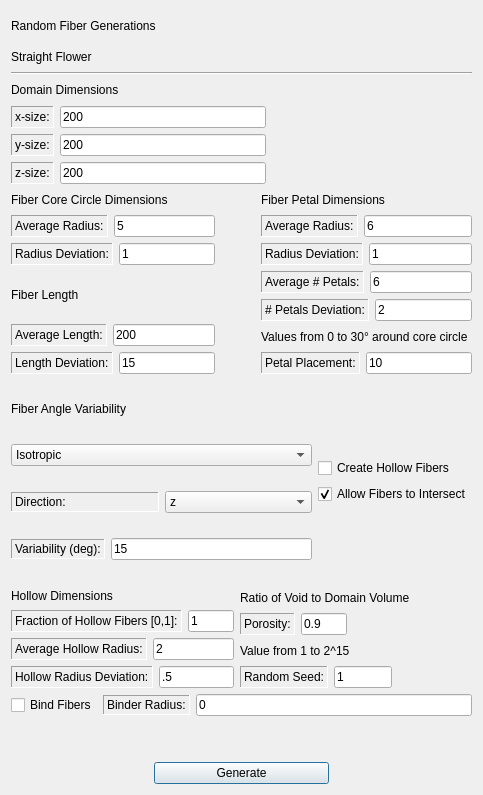
<?xml version="1.0" encoding="UTF-8"?>
<ui version="4.0">
 <class>RandomFiberGenStraightFlower</class>
 <widget class="QDialog" name="RandomFiberGenStraightFlower">
  <property name="geometry">
   <rect>
    <x>0</x>
    <y>0</y>
    <width>483</width>
    <height>795</height>
   </rect>
  </property>
  <property name="windowTitle">
   <string>Generate</string>
  </property>
  <layout class="QVBoxLayout" name="verticalLayout_3">
   <item>
    <widget class="QLabel" name="randFiberGenerationsLabel">
     <property name="maximumSize">
      <size>
       <width>16777215</width>
       <height>30</height>
      </size>
     </property>
     <property name="styleSheet">
      <string notr="true">font: 75 16pt &quot;Serif&quot;;</string>
     </property>
     <property name="text">
      <string>Random Fiber Generations</string>
     </property>
    </widget>
   </item>
   <item>
    <widget class="QLabel" name="straightCirclesLabel">
     <property name="minimumSize">
      <size>
       <width>0</width>
       <height>19</height>
      </size>
     </property>
     <property name="maximumSize">
      <size>
       <width>16777215</width>
       <height>19</height>
      </size>
     </property>
     <property name="styleSheet">
      <string notr="true">font: 12pt &quot;Serif&quot;;</string>
     </property>
     <property name="text">
      <string>Straight Flower</string>
     </property>
    </widget>
   </item>
   <item>
    <widget class="Line" name="line">
     <property name="orientation">
      <enum>Qt::Horizontal</enum>
     </property>
    </widget>
   </item>
   <item>
    <widget class="QLabel" name="label_3">
     <property name="maximumSize">
      <size>
       <width>16777215</width>
       <height>19</height>
      </size>
     </property>
     <property name="styleSheet">
      <string notr="true">font: 11pt &quot;Serif&quot;;</string>
     </property>
     <property name="text">
      <string>&lt;html&gt;&lt;head/&gt;&lt;body&gt;&lt;p&gt;Domain Dimensions&lt;/p&gt;&lt;/body&gt;&lt;/html&gt;</string>
     </property>
    </widget>
   </item>
   <item>
    <layout class="QHBoxLayout" name="horizontalLayout">
     <item>
      <widget class="QLabel" name="xSizeLabel">
       <property name="styleSheet">
        <string notr="true">font: 10pt &quot;Serif&quot;;</string>
       </property>
       <property name="frameShape">
        <enum>QFrame::Panel</enum>
       </property>
       <property name="frameShadow">
        <enum>QFrame::Sunken</enum>
       </property>
       <property name="text">
        <string>x-size:</string>
       </property>
      </widget>
     </item>
     <item>
      <widget class="QLineEdit" name="xSizeEdit">
       <property name="maximumSize">
        <size>
         <width>100000</width>
         <height>16777215</height>
        </size>
       </property>
       <property name="styleSheet">
        <string notr="true">font: 10pt &quot;Serif&quot;;</string>
       </property>
       <property name="text">
        <string>200</string>
       </property>
      </widget>
     </item>
     <item>
      <spacer name="horizontalSpacer_3">
       <property name="orientation">
        <enum>Qt::Horizontal</enum>
       </property>
       <property name="sizeType">
        <enum>QSizePolicy::MinimumExpanding</enum>
       </property>
       <property name="sizeHint" stdset="0">
        <size>
         <width>40</width>
         <height>20</height>
        </size>
       </property>
      </spacer>
     </item>
    </layout>
   </item>
   <item>
    <layout class="QHBoxLayout" name="horizontalLayout_2">
     <item>
      <widget class="QLabel" name="ySizeLabel">
       <property name="styleSheet">
        <string notr="true">font: 10pt &quot;Serif&quot;;</string>
       </property>
       <property name="frameShape">
        <enum>QFrame::Panel</enum>
       </property>
       <property name="frameShadow">
        <enum>QFrame::Sunken</enum>
       </property>
       <property name="text">
        <string>y-size:</string>
       </property>
      </widget>
     </item>
     <item>
      <widget class="QLineEdit" name="ySizeEdit">
       <property name="styleSheet">
        <string notr="true">font: 10pt &quot;Serif&quot;;</string>
       </property>
       <property name="text">
        <string>200</string>
       </property>
      </widget>
     </item>
     <item>
      <spacer name="horizontalSpacer_4">
       <property name="orientation">
        <enum>Qt::Horizontal</enum>
       </property>
       <property name="sizeType">
        <enum>QSizePolicy::MinimumExpanding</enum>
       </property>
       <property name="sizeHint" stdset="0">
        <size>
         <width>40</width>
         <height>20</height>
        </size>
       </property>
      </spacer>
     </item>
    </layout>
   </item>
   <item>
    <layout class="QHBoxLayout" name="horizontalLayout_3">
     <item>
      <widget class="QLabel" name="zSizeLabel">
       <property name="styleSheet">
        <string notr="true">font: 10pt &quot;Serif&quot;;</string>
       </property>
       <property name="frameShape">
        <enum>QFrame::Panel</enum>
       </property>
       <property name="frameShadow">
        <enum>QFrame::Sunken</enum>
       </property>
       <property name="text">
        <string>z-size:</string>
       </property>
      </widget>
     </item>
     <item>
      <widget class="QLineEdit" name="zSizeEdit">
       <property name="styleSheet">
        <string notr="true">font: 10pt &quot;Serif&quot;;</string>
       </property>
       <property name="text">
        <string>200</string>
       </property>
      </widget>
     </item>
     <item>
      <spacer name="horizontalSpacer_5">
       <property name="orientation">
        <enum>Qt::Horizontal</enum>
       </property>
       <property name="sizeType">
        <enum>QSizePolicy::MinimumExpanding</enum>
       </property>
       <property name="sizeHint" stdset="0">
        <size>
         <width>40</width>
         <height>20</height>
        </size>
       </property>
      </spacer>
     </item>
    </layout>
   </item>
   <item>
    <layout class="QHBoxLayout" name="horizontalLayout_18">
     <item>
      <layout class="QVBoxLayout" name="verticalLayout">
       <item>
        <widget class="QLabel" name="coreCircleDimensionsLabel">
         <property name="maximumSize">
          <size>
           <width>16777215</width>
           <height>19</height>
          </size>
         </property>
         <property name="styleSheet">
          <string notr="true">font: 11pt &quot;Serif&quot;;</string>
         </property>
         <property name="text">
          <string>Fiber Core Circle Dimensions</string>
         </property>
        </widget>
       </item>
       <item>
        <layout class="QHBoxLayout" name="horizontalLayout_4">
         <item>
          <widget class="QLabel" name="avgRadiusLabel">
           <property name="styleSheet">
            <string notr="true">font: 10pt &quot;Serif&quot;;</string>
           </property>
           <property name="frameShape">
            <enum>QFrame::Panel</enum>
           </property>
           <property name="frameShadow">
            <enum>QFrame::Sunken</enum>
           </property>
           <property name="text">
            <string>Average Radius:</string>
           </property>
          </widget>
         </item>
         <item>
          <widget class="QLineEdit" name="avgRadiusEdit">
           <property name="styleSheet">
            <string notr="true">font: 10pt &quot;Serif&quot;;</string>
           </property>
           <property name="text">
            <string>5</string>
           </property>
          </widget>
         </item>
        </layout>
       </item>
       <item>
        <layout class="QHBoxLayout" name="horizontalLayout_5">
         <item>
          <widget class="QLabel" name="radiusDevLabel">
           <property name="styleSheet">
            <string notr="true">font: 10pt &quot;Serif&quot;;</string>
           </property>
           <property name="frameShape">
            <enum>QFrame::Panel</enum>
           </property>
           <property name="frameShadow">
            <enum>QFrame::Sunken</enum>
           </property>
           <property name="text">
            <string>Radius Deviation:</string>
           </property>
          </widget>
         </item>
         <item>
          <widget class="QLineEdit" name="radiusDevEdit">
           <property name="styleSheet">
            <string notr="true">font: 10pt &quot;Serif&quot;;</string>
           </property>
           <property name="text">
            <string>1</string>
           </property>
          </widget>
         </item>
        </layout>
       </item>
       <item>
        <widget class="QLabel" name="label_10">
         <property name="styleSheet">
          <string notr="true">font: 11pt &quot;Serif&quot;;</string>
         </property>
         <property name="text">
          <string>Fiber Length</string>
         </property>
        </widget>
       </item>
       <item>
        <layout class="QHBoxLayout" name="horizontalLayout_6">
         <item>
          <widget class="QLabel" name="avgLength">
           <property name="styleSheet">
            <string notr="true">font: 10pt &quot;Serif&quot;;</string>
           </property>
           <property name="frameShape">
            <enum>QFrame::Panel</enum>
           </property>
           <property name="frameShadow">
            <enum>QFrame::Sunken</enum>
           </property>
           <property name="text">
            <string>Average Length:</string>
           </property>
          </widget>
         </item>
         <item>
          <widget class="QLineEdit" name="avgLengthEdit">
           <property name="styleSheet">
            <string notr="true">font: 10pt &quot;Serif&quot;;</string>
           </property>
           <property name="text">
            <string>200</string>
           </property>
          </widget>
         </item>
        </layout>
       </item>
       <item>
        <layout class="QHBoxLayout" name="horizontalLayout_7">
         <item>
          <widget class="QLabel" name="lengthDevLabel">
           <property name="styleSheet">
            <string notr="true">font: 10pt &quot;Serif&quot;;</string>
           </property>
           <property name="frameShape">
            <enum>QFrame::Panel</enum>
           </property>
           <property name="frameShadow">
            <enum>QFrame::Sunken</enum>
           </property>
           <property name="text">
            <string>Length Deviation:</string>
           </property>
          </widget>
         </item>
         <item>
          <widget class="QLineEdit" name="lengthDevEdit">
           <property name="text">
            <string>15</string>
           </property>
          </widget>
         </item>
        </layout>
       </item>
      </layout>
     </item>
     <item>
      <spacer name="horizontalSpacer_11">
       <property name="orientation">
        <enum>Qt::Horizontal</enum>
       </property>
       <property name="sizeType">
        <enum>QSizePolicy::Fixed</enum>
       </property>
       <property name="sizeHint" stdset="0">
        <size>
         <width>40</width>
         <height>20</height>
        </size>
       </property>
      </spacer>
     </item>
     <item>
      <layout class="QVBoxLayout" name="verticalLayout_2">
       <item>
        <widget class="QLabel" name="fiberPetalDimensionsLabel">
         <property name="maximumSize">
          <size>
           <width>16777215</width>
           <height>19</height>
          </size>
         </property>
         <property name="styleSheet">
          <string notr="true">font: 11pt &quot;Serif&quot;;</string>
         </property>
         <property name="text">
          <string>Fiber Petal Dimensions</string>
         </property>
        </widget>
       </item>
       <item>
        <layout class="QHBoxLayout" name="horizontalLayout_13">
         <item>
          <widget class="QLabel" name="avgPetalRadiusLabel">
           <property name="styleSheet">
            <string notr="true">font: 10pt &quot;Serif&quot;;</string>
           </property>
           <property name="frameShape">
            <enum>QFrame::Panel</enum>
           </property>
           <property name="frameShadow">
            <enum>QFrame::Sunken</enum>
           </property>
           <property name="text">
            <string>Average Radius:</string>
           </property>
          </widget>
         </item>
         <item>
          <widget class="QLineEdit" name="avgPetalRadiusEdit">
           <property name="styleSheet">
            <string notr="true">font: 10pt &quot;Serif&quot;;</string>
           </property>
           <property name="text">
            <string>6</string>
           </property>
          </widget>
         </item>
        </layout>
       </item>
       <item>
        <layout class="QHBoxLayout" name="horizontalLayout_14">
         <item>
          <widget class="QLabel" name="petalRadiusDevLabel">
           <property name="styleSheet">
            <string notr="true">font: 10pt &quot;Serif&quot;;</string>
           </property>
           <property name="frameShape">
            <enum>QFrame::Panel</enum>
           </property>
           <property name="frameShadow">
            <enum>QFrame::Sunken</enum>
           </property>
           <property name="text">
            <string>Radius Deviation:</string>
           </property>
          </widget>
         </item>
         <item>
          <widget class="QLineEdit" name="petalRadiusDevEdit">
           <property name="styleSheet">
            <string notr="true">font: 10pt &quot;Serif&quot;;</string>
           </property>
           <property name="text">
            <string>1</string>
           </property>
          </widget>
         </item>
        </layout>
       </item>
       <item>
        <layout class="QHBoxLayout" name="horizontalLayout_15">
         <item>
          <widget class="QLabel" name="avgNumPetalsLabel">
           <property name="styleSheet">
            <string notr="true">font: 10pt &quot;Serif&quot;;</string>
           </property>
           <property name="frameShape">
            <enum>QFrame::Panel</enum>
           </property>
           <property name="frameShadow">
            <enum>QFrame::Sunken</enum>
           </property>
           <property name="text">
            <string>Average # Petals:</string>
           </property>
          </widget>
         </item>
         <item>
          <widget class="QLineEdit" name="avgNumPetalsEdit">
           <property name="minimumSize">
            <size>
             <width>20</width>
             <height>0</height>
            </size>
           </property>
           <property name="styleSheet">
            <string notr="true">font: 10pt &quot;Serif&quot;;</string>
           </property>
           <property name="text">
            <string>6</string>
           </property>
          </widget>
         </item>
        </layout>
       </item>
       <item>
        <layout class="QHBoxLayout" name="horizontalLayout_16">
         <item>
          <widget class="QLabel" name="numPetalsDevLabel">
           <property name="styleSheet">
            <string notr="true">font: 10pt &quot;Serif&quot;;</string>
           </property>
           <property name="frameShape">
            <enum>QFrame::Panel</enum>
           </property>
           <property name="frameShadow">
            <enum>QFrame::Sunken</enum>
           </property>
           <property name="text">
            <string># Petals Deviation:</string>
           </property>
          </widget>
         </item>
         <item>
          <widget class="QLineEdit" name="numPetalsDevEdit">
           <property name="styleSheet">
            <string notr="true">font: 10pt &quot;Serif&quot;;</string>
           </property>
           <property name="text">
            <string>2</string>
           </property>
          </widget>
         </item>
        </layout>
       </item>
       <item>
        <widget class="QLabel" name="label_4">
         <property name="maximumSize">
          <size>
           <width>16777215</width>
           <height>19</height>
          </size>
         </property>
         <property name="styleSheet">
          <string notr="true">font: 9pt &quot;Serif&quot;;</string>
         </property>
         <property name="text">
          <string>Values from 0 to 30° around core circle</string>
         </property>
        </widget>
       </item>
       <item>
        <layout class="QHBoxLayout" name="horizontalLayout_17">
         <item>
          <widget class="QLabel" name="petalPlacementLabel">
           <property name="styleSheet">
            <string notr="true">font: 10pt &quot;Serif&quot;;</string>
           </property>
           <property name="frameShape">
            <enum>QFrame::Panel</enum>
           </property>
           <property name="frameShadow">
            <enum>QFrame::Sunken</enum>
           </property>
           <property name="text">
            <string>Petal Placement:</string>
           </property>
          </widget>
         </item>
         <item>
          <widget class="QLineEdit" name="petalPlacementEdit">
           <property name="styleSheet">
            <string notr="true">font: 10pt &quot;Serif&quot;;</string>
           </property>
           <property name="text">
            <string>10</string>
           </property>
          </widget>
         </item>
        </layout>
       </item>
      </layout>
     </item>
    </layout>
   </item>
   <item>
    <layout class="QHBoxLayout" name="horizontalLayout_10">
     <item>
      <layout class="QVBoxLayout" name="verticalLayout_4">
       <item>
        <widget class="QLabel" name="fibAngleVarLabel">
         <property name="maximumSize">
          <size>
           <width>16777215</width>
           <height>20</height>
          </size>
         </property>
         <property name="styleSheet">
          <string notr="true">font: 11pt &quot;Serif&quot;;</string>
         </property>
         <property name="text">
          <string>Fiber Angle Variability</string>
         </property>
        </widget>
       </item>
       <item>
        <widget class="QComboBox" name="angle_combo">
         <item>
          <property name="text">
           <string>Isotropic</string>
          </property>
         </item>
         <item>
          <property name="text">
           <string>Transverse Isotropic</string>
          </property>
         </item>
         <item>
          <property name="text">
           <string>1D</string>
          </property>
         </item>
        </widget>
       </item>
       <item>
        <layout class="QHBoxLayout" name="horizontalLayout_8">
         <item>
          <widget class="QLabel" name="direction_label">
           <property name="maximumSize">
            <size>
             <width>16777215</width>
             <height>20</height>
            </size>
           </property>
           <property name="styleSheet">
            <string notr="true">font: 10pt &quot;Serif&quot;;</string>
           </property>
           <property name="frameShape">
            <enum>QFrame::Panel</enum>
           </property>
           <property name="frameShadow">
            <enum>QFrame::Sunken</enum>
           </property>
           <property name="text">
            <string>Direction:</string>
           </property>
          </widget>
         </item>
         <item>
          <widget class="QComboBox" name="direction_combo">
           <property name="currentIndex">
            <number>2</number>
           </property>
           <item>
            <property name="text">
             <string>x</string>
            </property>
           </item>
           <item>
            <property name="text">
             <string>y</string>
            </property>
           </item>
           <item>
            <property name="text">
             <string>z</string>
            </property>
           </item>
          </widget>
         </item>
        </layout>
       </item>
       <item>
        <layout class="QHBoxLayout" name="horizontalLayout_9">
         <item>
          <widget class="QLabel" name="variability_label">
           <property name="maximumSize">
            <size>
             <width>16777215</width>
             <height>20</height>
            </size>
           </property>
           <property name="styleSheet">
            <string notr="true">font: 10pt &quot;Serif&quot;;</string>
           </property>
           <property name="frameShape">
            <enum>QFrame::Panel</enum>
           </property>
           <property name="frameShadow">
            <enum>QFrame::Sunken</enum>
           </property>
           <property name="text">
            <string>Variability (deg):</string>
           </property>
          </widget>
         </item>
         <item>
          <widget class="QLineEdit" name="variability_edit">
           <property name="styleSheet">
            <string notr="true">font: 10pt &quot;Serif&quot;;</string>
           </property>
           <property name="text">
            <string>15</string>
           </property>
          </widget>
         </item>
        </layout>
       </item>
      </layout>
     </item>
     <item>
      <layout class="QVBoxLayout" name="verticalLayout_13">
       <item alignment="Qt::AlignBottom">
        <widget class="QCheckBox" name="hollowCheckBox">
         <property name="text">
          <string>Create Hollow Fibers</string>
         </property>
        </widget>
       </item>
       <item alignment="Qt::AlignTop">
        <widget class="QCheckBox" name="Intersect">
         <property name="text">
          <string>Allow Fibers to Intersect</string>
         </property>
         <property name="checked">
          <bool>true</bool>
         </property>
        </widget>
       </item>
      </layout>
     </item>
    </layout>
   </item>
   <item>
    <layout class="QHBoxLayout" name="horizontalLayout_24">
     <item>
      <layout class="QVBoxLayout" name="HollowLayout">
       <item>
        <widget class="QLabel" name="hollowDimLabel">
         <property name="maximumSize">
          <size>
           <width>16777215</width>
           <height>19</height>
          </size>
         </property>
         <property name="styleSheet">
          <string notr="true">font: 11pt &quot;Serif&quot;;</string>
         </property>
         <property name="text">
          <string>Hollow Dimensions</string>
         </property>
        </widget>
       </item>
       <item>
        <layout class="QHBoxLayout" name="horizontalLayout_19">
         <item>
          <widget class="QLabel" name="fracFiberLabel">
           <property name="styleSheet">
            <string notr="true">font: 10pt &quot;Serif&quot;;</string>
           </property>
           <property name="frameShape">
            <enum>QFrame::Panel</enum>
           </property>
           <property name="frameShadow">
            <enum>QFrame::Sunken</enum>
           </property>
           <property name="text">
            <string>Fraction of Hollow Fibers [0,1]:</string>
           </property>
          </widget>
         </item>
         <item>
          <widget class="QLineEdit" name="fracHollowFiberEdit">
           <property name="styleSheet">
            <string notr="true">font: 10pt &quot;Serif&quot;;</string>
           </property>
           <property name="text">
            <string>1</string>
           </property>
          </widget>
         </item>
        </layout>
       </item>
       <item>
        <layout class="QHBoxLayout" name="horizontalLayout_20">
         <item>
          <widget class="QLabel" name="avgHollowRadiusLabel">
           <property name="styleSheet">
            <string notr="true">font: 10pt &quot;Serif&quot;;</string>
           </property>
           <property name="frameShape">
            <enum>QFrame::Panel</enum>
           </property>
           <property name="frameShadow">
            <enum>QFrame::Sunken</enum>
           </property>
           <property name="text">
            <string>Average Hollow Radius:</string>
           </property>
          </widget>
         </item>
         <item>
          <widget class="QLineEdit" name="avgHollowRadiusEdit">
           <property name="styleSheet">
            <string notr="true">font: 10pt &quot;Serif&quot;;</string>
           </property>
           <property name="text">
            <string>2</string>
           </property>
          </widget>
         </item>
        </layout>
       </item>
       <item>
        <layout class="QHBoxLayout" name="horizontalLayout_21">
         <item>
          <widget class="QLabel" name="hollowRadiusDevLabel">
           <property name="styleSheet">
            <string notr="true">font: 10pt &quot;Serif&quot;;</string>
           </property>
           <property name="frameShape">
            <enum>QFrame::Panel</enum>
           </property>
           <property name="frameShadow">
            <enum>QFrame::Sunken</enum>
           </property>
           <property name="text">
            <string>Hollow Radius Deviation:</string>
           </property>
          </widget>
         </item>
         <item>
          <widget class="QLineEdit" name="hollowRadiusDevEdit">
           <property name="styleSheet">
            <string notr="true">font: 10pt &quot;Serif&quot;;</string>
           </property>
           <property name="text">
            <string>.5</string>
           </property>
          </widget>
         </item>
        </layout>
       </item>
      </layout>
     </item>
     <item>
      <layout class="QVBoxLayout" name="verticalLayout_15">
       <item>
        <widget class="QLabel" name="ratioVoidVolume">
         <property name="maximumSize">
          <size>
           <width>16777215</width>
           <height>19</height>
          </size>
         </property>
         <property name="styleSheet">
          <string notr="true">font: 11pt &quot;Serif&quot;;</string>
         </property>
         <property name="text">
          <string>Ratio of Void to Domain Volume </string>
         </property>
        </widget>
       </item>
       <item>
        <layout class="QHBoxLayout" name="horizontalLayout_11">
         <item>
          <widget class="QLabel" name="porosityLabel">
           <property name="styleSheet">
            <string notr="true">font: 10pt &quot;Serif&quot;;</string>
           </property>
           <property name="frameShape">
            <enum>QFrame::Panel</enum>
           </property>
           <property name="frameShadow">
            <enum>QFrame::Sunken</enum>
           </property>
           <property name="text">
            <string>Porosity:</string>
           </property>
          </widget>
         </item>
         <item>
          <widget class="QLineEdit" name="porosityEdit">
           <property name="styleSheet">
            <string notr="true">font: 10pt &quot;Serif&quot;;</string>
           </property>
           <property name="text">
            <string>0.9</string>
           </property>
          </widget>
         </item>
         <item>
          <spacer name="horizontalSpacer_9">
           <property name="orientation">
            <enum>Qt::Horizontal</enum>
           </property>
           <property name="sizeType">
            <enum>QSizePolicy::MinimumExpanding</enum>
           </property>
           <property name="sizeHint" stdset="0">
            <size>
             <width>125</width>
             <height>20</height>
            </size>
           </property>
          </spacer>
         </item>
        </layout>
       </item>
       <item>
        <widget class="QLabel" name="randSeedValuesLabel">
         <property name="maximumSize">
          <size>
           <width>16777215</width>
           <height>19</height>
          </size>
         </property>
         <property name="styleSheet">
          <string notr="true">font: 11pt &quot;Serif&quot;;</string>
         </property>
         <property name="text">
          <string>Value from 1 to 2^15</string>
         </property>
        </widget>
       </item>
       <item>
        <layout class="QHBoxLayout" name="horizontalLayout_12">
         <item>
          <widget class="QLabel" name="randSeedLabel">
           <property name="whatsThis">
            <string>&lt;html&gt;&lt;head/&gt;&lt;body&gt;&lt;p&gt;Choose a value between [1, 2^15]. This will be the starting position of the random generator.&lt;/p&gt;&lt;/body&gt;&lt;/html&gt;</string>
           </property>
           <property name="styleSheet">
            <string notr="true">font: 10pt &quot;Serif&quot;;</string>
           </property>
           <property name="frameShape">
            <enum>QFrame::Panel</enum>
           </property>
           <property name="frameShadow">
            <enum>QFrame::Sunken</enum>
           </property>
           <property name="text">
            <string>Random Seed:</string>
           </property>
          </widget>
         </item>
         <item>
          <widget class="QLineEdit" name="randSeedEdit">
           <property name="whatsThis">
            <string>&lt;html&gt;&lt;head/&gt;&lt;body&gt;&lt;p&gt;Choose a value between [1, 2^15]. This will be the starting position of the random generator.&lt;/p&gt;&lt;/body&gt;&lt;/html&gt;</string>
           </property>
           <property name="styleSheet">
            <string notr="true">font: 10pt &quot;Serif&quot;;</string>
           </property>
           <property name="text">
            <string>1</string>
           </property>
          </widget>
         </item>
         <item>
          <spacer name="horizontalSpacer_10">
           <property name="orientation">
            <enum>Qt::Horizontal</enum>
           </property>
           <property name="sizeType">
            <enum>QSizePolicy::MinimumExpanding</enum>
           </property>
           <property name="sizeHint" stdset="0">
            <size>
             <width>80</width>
             <height>20</height>
            </size>
           </property>
          </spacer>
         </item>
        </layout>
       </item>
      </layout>
     </item>
    </layout>
   </item>
   <item>
    <layout class="QHBoxLayout" name="horizontalLayout_23">
     <item>
      <widget class="QCheckBox" name="bindCheck">
       <property name="maximumSize">
        <size>
         <width>16777215</width>
         <height>20</height>
        </size>
       </property>
       <property name="text">
        <string>Bind Fibers</string>
       </property>
       <property name="checked">
        <bool>false</bool>
       </property>
      </widget>
     </item>
     <item>
      <widget class="QLabel" name="avgRadiusLabel_2">
       <property name="maximumSize">
        <size>
         <width>16777215</width>
         <height>20</height>
        </size>
       </property>
       <property name="styleSheet">
        <string notr="true">font: 10pt &quot;Serif&quot;;</string>
       </property>
       <property name="frameShape">
        <enum>QFrame::Panel</enum>
       </property>
       <property name="frameShadow">
        <enum>QFrame::Sunken</enum>
       </property>
       <property name="text">
        <string>Binder Radius:</string>
       </property>
      </widget>
     </item>
     <item>
      <widget class="QLineEdit" name="bindRadiusEdit">
       <property name="styleSheet">
        <string notr="true">font: 10pt &quot;Serif&quot;;</string>
       </property>
       <property name="text">
        <string>0</string>
       </property>
      </widget>
     </item>
    </layout>
   </item>
   <item>
    <spacer name="verticalSpacer">
     <property name="orientation">
      <enum>Qt::Vertical</enum>
     </property>
     <property name="sizeType">
      <enum>QSizePolicy::Fixed</enum>
     </property>
     <property name="sizeHint" stdset="0">
      <size>
       <width>20</width>
       <height>40</height>
      </size>
     </property>
    </spacer>
   </item>
   <item>
    <layout class="QHBoxLayout" name="horizontalLayout_25">
     <item>
      <spacer name="horizontalSpacer">
       <property name="orientation">
        <enum>Qt::Horizontal</enum>
       </property>
       <property name="sizeType">
        <enum>QSizePolicy::MinimumExpanding</enum>
       </property>
       <property name="sizeHint" stdset="0">
        <size>
         <width>40</width>
         <height>20</height>
        </size>
       </property>
      </spacer>
     </item>
     <item>
      <widget class="QPushButton" name="pushButton">
       <property name="minimumSize">
        <size>
         <width>175</width>
         <height>0</height>
        </size>
       </property>
       <property name="styleSheet">
        <string notr="true">font: 11pt &quot;Serif&quot;;</string>
       </property>
       <property name="text">
        <string>Generate</string>
       </property>
      </widget>
     </item>
     <item>
      <spacer name="horizontalSpacer_2">
       <property name="orientation">
        <enum>Qt::Horizontal</enum>
       </property>
       <property name="sizeType">
        <enum>QSizePolicy::MinimumExpanding</enum>
       </property>
       <property name="sizeHint" stdset="0">
        <size>
         <width>40</width>
         <height>20</height>
        </size>
       </property>
      </spacer>
     </item>
    </layout>
   </item>
  </layout>
 </widget>
 <tabstops>
  <tabstop>xSizeEdit</tabstop>
  <tabstop>ySizeEdit</tabstop>
  <tabstop>zSizeEdit</tabstop>
  <tabstop>avgRadiusEdit</tabstop>
  <tabstop>radiusDevEdit</tabstop>
  <tabstop>avgPetalRadiusEdit</tabstop>
  <tabstop>petalRadiusDevEdit</tabstop>
  <tabstop>avgNumPetalsEdit</tabstop>
  <tabstop>numPetalsDevEdit</tabstop>
  <tabstop>petalPlacementEdit</tabstop>
  <tabstop>avgLengthEdit</tabstop>
  <tabstop>lengthDevEdit</tabstop>
  <tabstop>Intersect</tabstop>
  <tabstop>hollowCheckBox</tabstop>
  <tabstop>pushButton</tabstop>
 </tabstops>
 <resources/>
 <connections/>
</ui>
